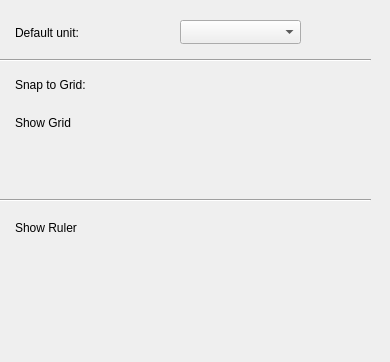
<?xml version="1.0" encoding="UTF-8"?>
<ui version="4.0">
 <class>PreferenceDialog</class>
 <widget class="QDialog" name="PreferenceDialog">
  <property name="geometry">
   <rect>
    <x>0</x>
    <y>0</y>
    <width>390</width>
    <height>362</height>
   </rect>
  </property>
  <property name="windowTitle">
   <string>Dialog</string>
  </property>
  <layout class="QVBoxLayout" name="verticalLayout">
   <property name="spacing">
    <number>0</number>
   </property>
   <property name="leftMargin">
    <number>0</number>
   </property>
   <property name="topMargin">
    <number>0</number>
   </property>
   <property name="rightMargin">
    <number>0</number>
   </property>
   <property name="bottomMargin">
    <number>0</number>
   </property>
   <item>
    <widget class="QtMaterialTabs" name="tabs" native="true">
     <property name="minimumSize">
      <size>
       <width>2</width>
       <height>0</height>
      </size>
     </property>
     <property name="maximumSize">
      <size>
       <width>16777215</width>
       <height>56</height>
      </size>
     </property>
    </widget>
   </item>
   <item>
    <widget class="QStackedWidget" name="stackedWidget">
     <property name="currentIndex">
      <number>1</number>
     </property>
     <widget class="QWidget" name="page">
      <widget class="QLabel" name="label_2">
       <property name="geometry">
        <rect>
         <x>15</x>
         <y>122</y>
         <width>150</width>
         <height>16</height>
        </rect>
       </property>
       <property name="text">
        <string>Language:</string>
       </property>
       <property name="alignment">
        <set>Qt::AlignJustify|Qt::AlignVCenter</set>
       </property>
      </widget>
      <widget class="QComboBox" name="comboLanguages">
       <property name="geometry">
        <rect>
         <x>180</x>
         <y>120</y>
         <width>161</width>
         <height>24</height>
        </rect>
       </property>
      </widget>
      <widget class="Line" name="line">
       <property name="geometry">
        <rect>
         <x>0</x>
         <y>98</y>
         <width>371</width>
         <height>16</height>
        </rect>
       </property>
       <property name="orientation">
        <enum>Qt::Horizontal</enum>
       </property>
      </widget>
      <widget class="Line" name="line_2">
       <property name="geometry">
        <rect>
         <x>0</x>
         <y>150</y>
         <width>371</width>
         <height>16</height>
        </rect>
       </property>
       <property name="orientation">
        <enum>Qt::Horizontal</enum>
       </property>
      </widget>
      <widget class="QLabel" name="label">
       <property name="geometry">
        <rect>
         <x>10</x>
         <y>200</y>
         <width>361</width>
         <height>71</height>
        </rect>
       </property>
       <property name="text">
        <string>&lt;html&gt;&lt;head/&gt;&lt;body&gt;&lt;p&gt;&lt;span style=&quot; font-size:12pt;&quot;&gt;You should disable hardware acceleration if you are running the app inside a virtual machine or on older hardware and you observe graphical glitches such as flickering or disappearing widgets. &lt;/span&gt;&lt;span style=&quot; font-size:12pt; font-weight:600;&quot;&gt;Requires app restart.&lt;/span&gt;&lt;/p&gt;&lt;/body&gt;&lt;/html&gt;</string>
       </property>
       <property name="wordWrap">
        <bool>true</bool>
       </property>
      </widget>
      <widget class="QtMaterialToggle" name="toggleAutoSave" native="true">
       <property name="geometry">
        <rect>
         <x>180</x>
         <y>10</y>
         <width>60</width>
         <height>40</height>
        </rect>
       </property>
      </widget>
      <widget class="QLabel" name="label_10">
       <property name="geometry">
        <rect>
         <x>15</x>
         <y>22</y>
         <width>150</width>
         <height>16</height>
        </rect>
       </property>
       <property name="text">
        <string>AutoSave:</string>
       </property>
       <property name="alignment">
        <set>Qt::AlignJustify|Qt::AlignVCenter</set>
       </property>
      </widget>
      <widget class="QLabel" name="label_11">
       <property name="geometry">
        <rect>
         <x>15</x>
         <y>60</y>
         <width>150</width>
         <height>16</height>
        </rect>
       </property>
       <property name="text">
        <string>Open last file on startup:</string>
       </property>
       <property name="alignment">
        <set>Qt::AlignJustify|Qt::AlignVCenter</set>
       </property>
      </widget>
      <widget class="QtMaterialToggle" name="toggleOpenLast" native="true">
       <property name="geometry">
        <rect>
         <x>180</x>
         <y>50</y>
         <width>60</width>
         <height>40</height>
        </rect>
       </property>
      </widget>
      <widget class="QtMaterialToggle" name="toggleHardware" native="true">
       <property name="geometry">
        <rect>
         <x>180</x>
         <y>162</y>
         <width>60</width>
         <height>40</height>
        </rect>
       </property>
      </widget>
      <widget class="QLabel" name="label_12">
       <property name="geometry">
        <rect>
         <x>15</x>
         <y>174</y>
         <width>150</width>
         <height>16</height>
        </rect>
       </property>
       <property name="text">
        <string>Hardware acceleration:</string>
       </property>
       <property name="alignment">
        <set>Qt::AlignJustify|Qt::AlignVCenter</set>
       </property>
      </widget>
     </widget>
     <widget class="QWidget" name="page_2">
      <widget class="Line" name="line_3">
       <property name="geometry">
        <rect>
         <x>0</x>
         <y>190</y>
         <width>371</width>
         <height>21</height>
        </rect>
       </property>
       <property name="orientation">
        <enum>Qt::Horizontal</enum>
       </property>
      </widget>
      <widget class="QLabel" name="label_6">
       <property name="geometry">
        <rect>
         <x>15</x>
         <y>22</y>
         <width>150</width>
         <height>21</height>
        </rect>
       </property>
       <property name="text">
        <string>Default unit:</string>
       </property>
       <property name="alignment">
        <set>Qt::AlignLeading|Qt::AlignLeft|Qt::AlignVCenter</set>
       </property>
      </widget>
      <widget class="Line" name="line_4">
       <property name="geometry">
        <rect>
         <x>0</x>
         <y>50</y>
         <width>371</width>
         <height>21</height>
        </rect>
       </property>
       <property name="orientation">
        <enum>Qt::Horizontal</enum>
       </property>
      </widget>
      <widget class="QLabel" name="label_3">
       <property name="geometry">
        <rect>
         <x>15</x>
         <y>77</y>
         <width>150</width>
         <height>16</height>
        </rect>
       </property>
       <property name="text">
        <string>Snap to Grid:</string>
       </property>
       <property name="alignment">
        <set>Qt::AlignLeading|Qt::AlignLeft|Qt::AlignVCenter</set>
       </property>
      </widget>
      <widget class="QtMaterialToggle" name="toggleSnapGrid" native="true">
       <property name="geometry">
        <rect>
         <x>180</x>
         <y>67</y>
         <width>60</width>
         <height>40</height>
        </rect>
       </property>
      </widget>
      <widget class="QtMaterialToggle" name="toggleShowGrid" native="true">
       <property name="geometry">
        <rect>
         <x>180</x>
         <y>105</y>
         <width>60</width>
         <height>40</height>
        </rect>
       </property>
      </widget>
      <widget class="QLabel" name="label_4">
       <property name="geometry">
        <rect>
         <x>15</x>
         <y>115</y>
         <width>150</width>
         <height>16</height>
        </rect>
       </property>
       <property name="text">
        <string>Show Grid</string>
       </property>
       <property name="alignment">
        <set>Qt::AlignLeading|Qt::AlignLeft|Qt::AlignVCenter</set>
       </property>
      </widget>
      <widget class="QtMaterialToggle" name="toggleShowRuler" native="true">
       <property name="geometry">
        <rect>
         <x>180</x>
         <y>210</y>
         <width>60</width>
         <height>40</height>
        </rect>
       </property>
      </widget>
      <widget class="QLabel" name="label_13">
       <property name="geometry">
        <rect>
         <x>15</x>
         <y>220</y>
         <width>150</width>
         <height>16</height>
        </rect>
       </property>
       <property name="text">
        <string>Show Ruler</string>
       </property>
       <property name="alignment">
        <set>Qt::AlignLeading|Qt::AlignLeft|Qt::AlignVCenter</set>
       </property>
      </widget>
      <widget class="QComboBox" name="comboDefaultUnit">
       <property name="geometry">
        <rect>
         <x>180</x>
         <y>20</y>
         <width>121</width>
         <height>24</height>
        </rect>
       </property>
      </widget>
     </widget>
     <widget class="QWidget" name="page_3">
      <widget class="QComboBox" name="comboStyle">
       <property name="geometry">
        <rect>
         <x>130</x>
         <y>10</y>
         <width>121</width>
         <height>24</height>
        </rect>
       </property>
      </widget>
      <widget class="QLabel" name="label_5">
       <property name="geometry">
        <rect>
         <x>10</x>
         <y>13</y>
         <width>59</width>
         <height>16</height>
        </rect>
       </property>
       <property name="text">
        <string>Style:</string>
       </property>
      </widget>
     </widget>
    </widget>
   </item>
  </layout>
 </widget>
 <customwidgets>
  <customwidget>
   <class>QtMaterialToggle</class>
   <extends>QWidget</extends>
   <header>qtmaterialtoggle.h</header>
   <container>1</container>
  </customwidget>
  <customwidget>
   <class>QtMaterialTabs</class>
   <extends>QWidget</extends>
   <header>qtmaterialtabs.h</header>
   <container>1</container>
  </customwidget>
 </customwidgets>
 <resources/>
 <connections/>
</ui>
